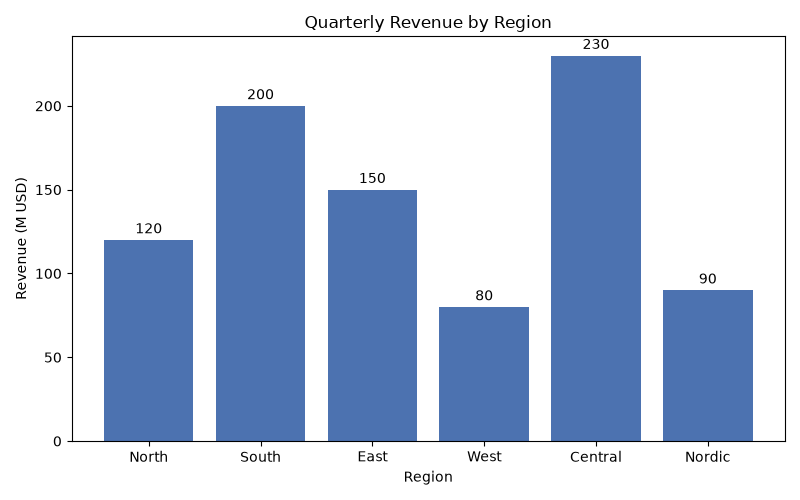
#> input picture chart-optimum/tests/controls/bar.png, 800 x 500 px
$ python -i preprocessing.py   (imports and definitions only)
#> lines starting #> are read from the running program, lines starting #| are printed output that depends on the picture
#> further down, picture is the input picture: PIL image 800x500 RGBA; mean R, G, B, A 193.3, 205.7, 225.9, 255
"""Texo preprocessing copied from the pinned DocParse Python reference transform."""

import numpy as np
from numpy.typing import NDArray
from PIL import Image, ImageOps


def preprocess(image: Image.Image) -> NDArray[np.float32]:
    """Follow upstream EvalMERImageProcessor's Pillow and OpenCV rounding contract."""
    image = image.convert("RGB")
    gray = np.asarray(image.convert("L"))
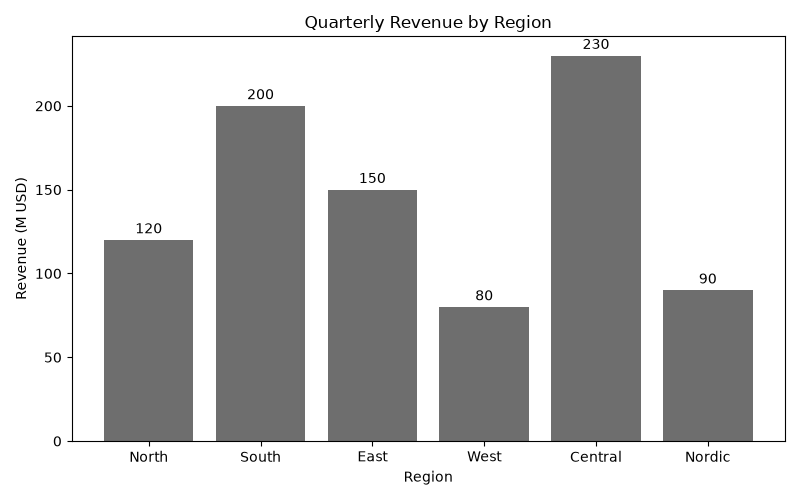
#> gray: shape (500, 800); min 0, max 255, mean 204.4
    lo, hi = int(gray.min()), int(gray.max())
#> lo = 0; hi = 255
    if hi > lo:
        y, x = np.where((gray.astype(np.float64) - lo) / (hi - lo) * 255 < 200)
        if len(x):
            image = image.crop(
                (int(x.min()), int(y.min()), int(x.max()) + 1, int(y.max()) + 1)
            )
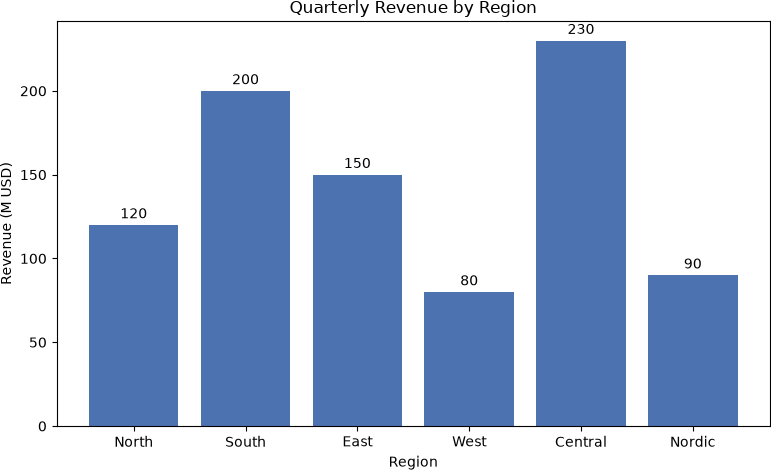
#> image: PIL image 771x470 RGB; mean R, G, B 186.9, 200.6, 222.9
    w, h = image.size
#> w = 771; h = 470
    size = (384, int(384 * h / w)) if w < h else (int(384 * w / h), 384)
#> size = (629, 384)
    # Match Rust's intermediate allocation limit after margin cropping, which can expose very thin ink.
    if size[0] * size[1] > 16_777_216:
        raise ValueError(
            "Texo crop aspect ratio exceeds the preprocessing allocation limit"
        )
    image = image.resize(size, Image.Resampling.BILINEAR)
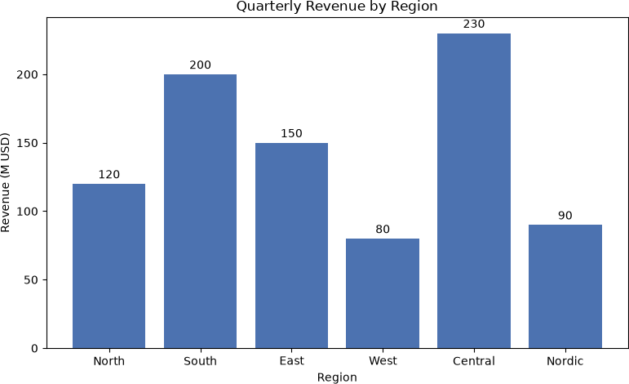
#> image: PIL image 629x384 RGB; mean R, G, B 187, 200.6, 222.9
    image.thumbnail((384, 384), Image.Resampling.BICUBIC, reducing_gap=2.0)
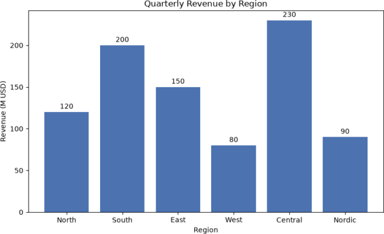
#> image: PIL image 384x234 RGB; mean R, G, B 186.8, 200.5, 222.8
    w, h = image.size
#> w = 384; h = 234
    left, top = (384 - w) // 2, (384 - h) // 2
#> left = 0; top = 75
    image = ImageOps.expand(image, (left, top, 384 - w - left, 384 - h - top), fill=0)
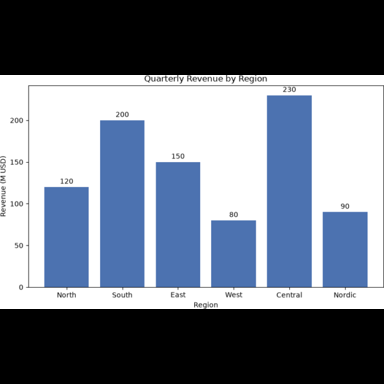
#> image: PIL image 384x384 RGB; mean R, G, B 113.8, 122.2, 135.8
    rgb = np.asarray(image).astype(np.uint32)
    gray = (
        (rgb[..., 0] * 4899 + rgb[..., 1] * 9617 + rgb[..., 2] * 1868 + 8192) >> 14
    ).astype(np.float32)
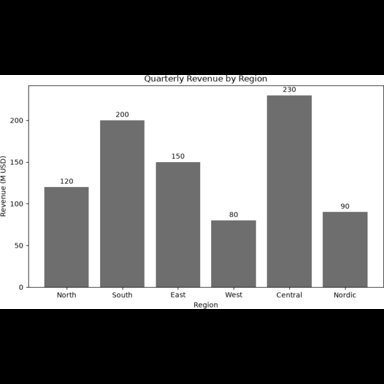
#> gray: shape (384, 384) float32; min 0, max 255, mean 121.3
    normalized = (gray - np.float32(202.2405)) * np.float32(0.022563687)
    return np.repeat(normalized[None, None], 3, axis=1)

>>> from PIL import Image
>>> picture = Image.open('../chart-optimum/tests/controls/bar.png')
>>> result = preprocess(picture)

$ run again, on chart-optimum/tests/controls/line.png
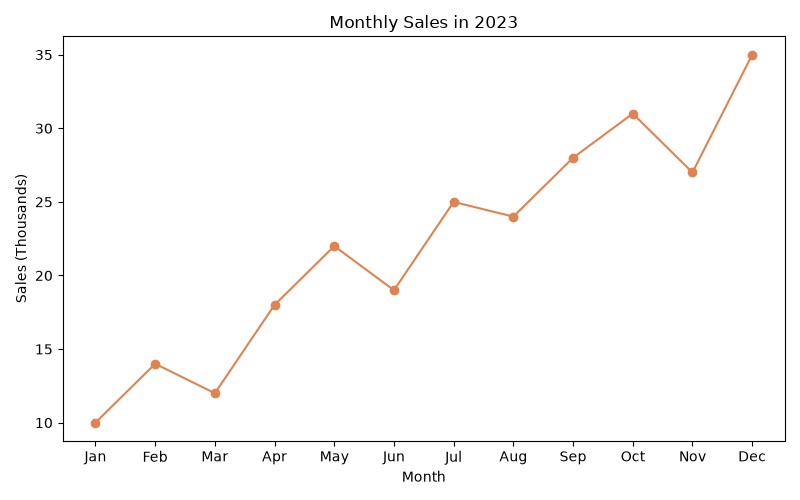
#> input picture chart-optimum/tests/controls/line.png, 800 x 500 px
#> picture is the input picture: PIL image 800x500 RGBA; mean R, G, B, A 251.6, 251, 250.7, 255
#> lo = 0; hi = 255
#> y = 8229 values from 15 to 481; x = 8229 values, max 785 at index 1503, min 15 at index 2791, mean 380.1
#> in preprocess, `image.thumbnail((384, 384), Image.Resampling.BICUBIC, reducing_gap=2.0)`:
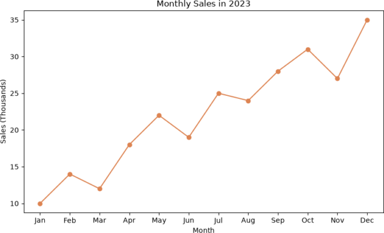
#> image: PIL image 384x233 RGB; mean R, G, B 251.2, 250.5, 250.1
#> in preprocess, `image = ImageOps.expand(image, (left, top, 384 - w - left, 384 - h - t..`:
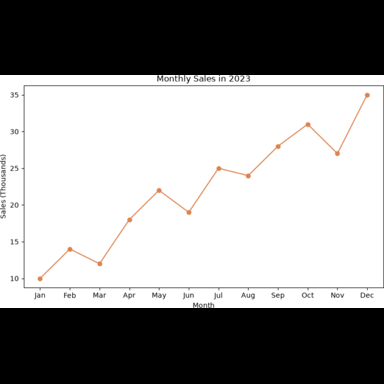
#> image: PIL image 384x384 RGB; mean R, G, B 152.4, 152, 151.8

$ run again, on chart-optimum/tests/controls/pie.png
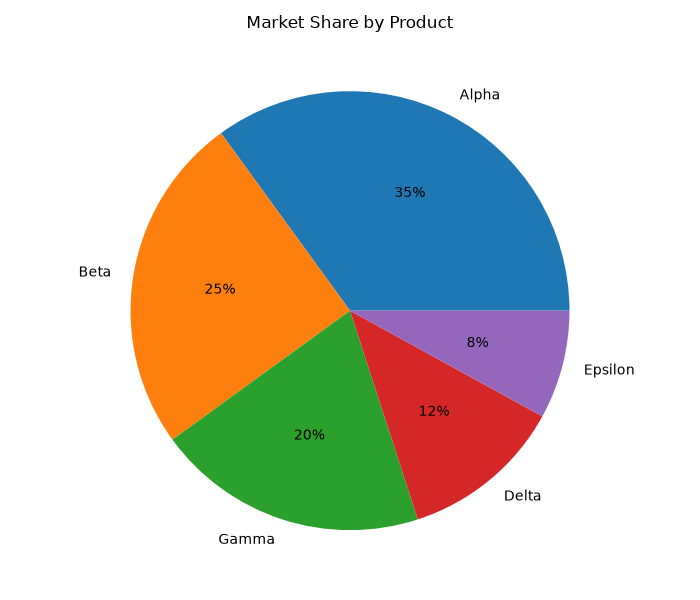
#> input picture chart-optimum/tests/controls/pie.png, 700 x 600 px
#> picture is the input picture: PIL image 700x600 RGBA; mean R, G, B, A 205.8, 204.9, 196.6, 255
#> in preprocess, `gray = np.asarray(image.convert("L"))`:
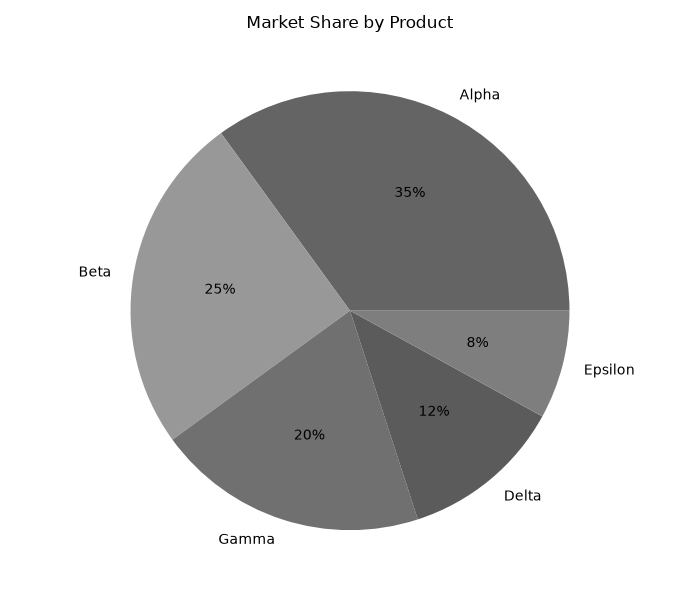
#> gray: shape (600, 700); min 0, max 255, mean 204.2
#> lo = 0; hi = 255
#> in preprocess, `gray = ( (rgb[..., 0] * 4899 + rgb[..., 1] * 9617 + rgb[..., 2] * 1868..`:
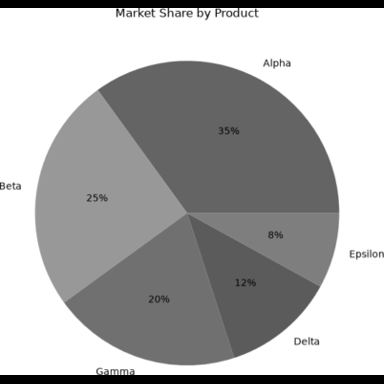
#> gray: shape (384, 384) float32; min 0, max 255, mean 174.1
